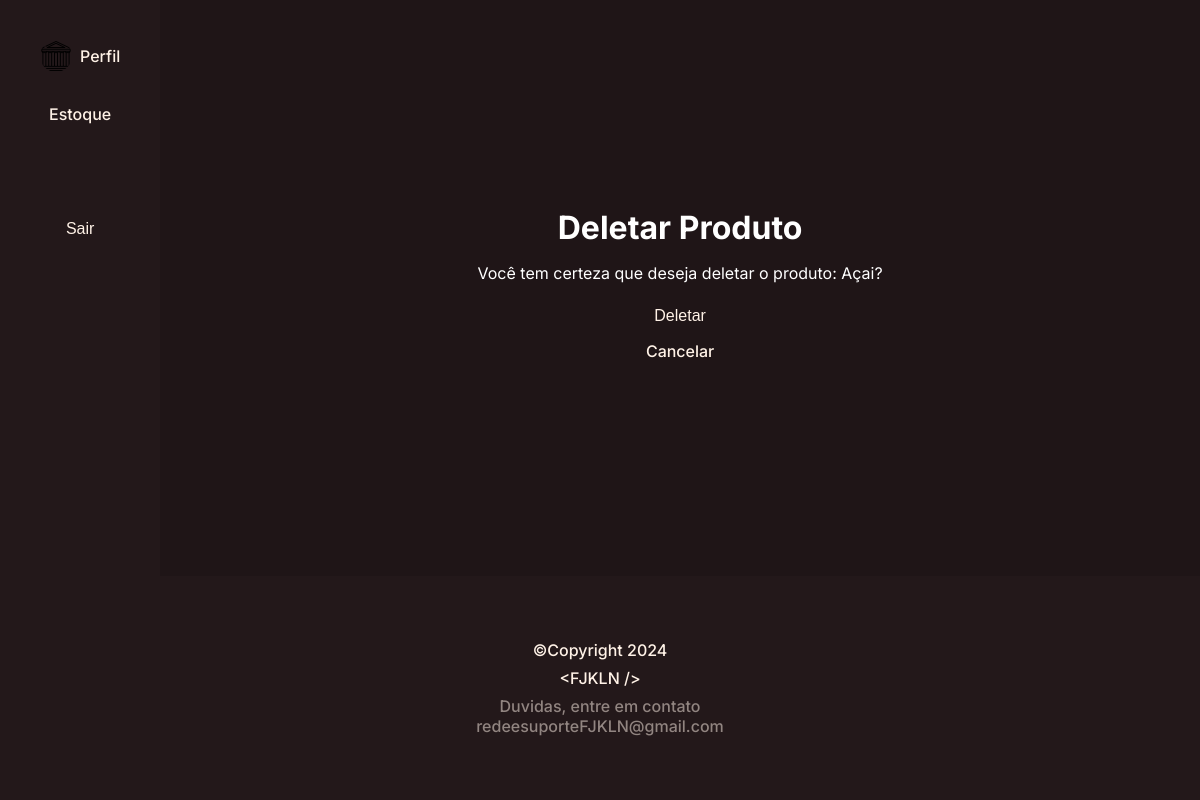
Page /produtos/1/deletar/ (signed in) on the committed database.
### sistema/models.py (models this page shows, shortened)
class Gerente(AbstractUser):
    filial = models.OneToOneField(Filial, on_delete=models.CASCADE, null=True, blank=True)
    cpf = models.CharField(max_length=14, default='000.000.000-00')
    data_nascimento = models.DateField(default='2000-01-01')
    genero = models.CharField(max_length=20, default='Sem genero')
    pais = models.CharField(max_length=50, default='Brasil')
    estado = models.CharField(max_length=20, default=None)
    cidade = models.CharField(max_length=50, default=None)
    cargo = models.CharField(max_length=20, default='Sem cargo')
    telefone = models.CharField(max_length=20, default='(00) 0000-0000')
    imagem = models.ImageField(upload_to='images/', null=True, blank=True)

class Produto(models.Model):
    nome = models.CharField(max_length=200)
    descricao = models.TextField(blank=True, null=True)
    preco = models.DecimalField(max_digits=10, decimal_places=2)
    quantidade = models.IntegerField()
    categoria = models.ForeignKey(Categoria, on_delete=models.CASCADE, related_name='produtos')

### produtos/views.py (the view)
# urls.py: path('<int:pk>/deletar/', views.deletar_produto, name='deleta'),
def deletar_produto(request, pk):
    produto = get_object_or_404(Produto, pk=pk)
    if request.method == "POST":
        produto.delete()
        return redirect('estoque:home')  # Redireciona para a página de estoque
    return render(request, 'produtos/deleta.html', {'produto': produto})

### produtos/templates/produtos/deleta.html (shortened to what this page needs)
{% load static %}
<!DOCTYPE html>
<html lang="pt-br">
<head>
    <link rel="stylesheet" href="{% static 'produtos/css/deleta.css' %}">
</head>
<body>
    <div class="container">
        <aside>
            <ul>
                <div>
                    <li>
                        <a href="{% url 'perfil:editar' user.id %}">
                            <img src="{{ user.imagem.url }}" alt="Imagem do Usuário" />
                            <p>Perfil</p>
                        </a>
                    </li>
                    <li>
                        <a href="{% url 'estoque:home' %}">
                            Estoque
                        </a>
                    </li>
                </div>
                <li>
                    <form action="{% url 'login:sair' %}" method="POST" style="display: inline;">
                        <button type="submit">Sair</button>
                    </form>
                </li>
            </ul>
        </aside>
        <main>
            <h1>Deletar Produto</h1>
            <p>Você tem certeza que deseja deletar o produto: {{ produto.nome }}?</p>
            <form method="POST">
                <button type="submit">Deletar</button>
                <a href="{% url 'estoque:home' %}">Cancelar</a>
            </form>
        </main>
    </div>
    <footer style="text-align: center;">
        <p class="footer-copy">©Copyright
            <FJKLN /> 2024
        </p>
        <p class="footer-abrev">&lt;FJKLN /&gt;</p>
        <p class="footer-autor">Duvidas, entre em contato
            <br>redeesuporteFJKLN@gmail.com
        </p>
    </footer>
</body>
</html>

### templates/static/produtos/css/deleta.css (style rules this page uses)
* { margin: 0; padding: 0; box-sizing: border-box; list-style: none; }
body { background: #1F1517; color: white; display: flex; flex-direction: column; min-height: 100vh; font-family: Inter; }
footer { padding: 4rem; display: flex; flex-direction: column; align-items: center; gap: 0.5rem; background: #23181A; text-align: center; width: 100%; }
.footer-copy { color: #FFF2E7; font-size: 1rem; font-weight: 500; text-align: center; }
.footer-autor { color: rgba(255, 242, 231, 0.50); font-size: 1rem; font-style: normal; font-weight: 500; text-align: center; }
.footer-abrev { color: #FFF2E7; font-size: 1rem; font-weight: 500; text-align: center; }
.container { display: flex; flex-direction: row; flex: 1; }
aside { padding: 2rem; background: #23181A; }
aside img { width: 2rem; height: 2rem; border-radius: 50%; }
aside ul { display: flex; flex-direction: column; gap: 5rem; }
button, a { border: none; background: none; cursor: pointer; color: #FFF2E7; font-size: 1rem; font-weight: 500; text-align: center; text-decoration: none; display: flex; flex-direction: row; gap: 0.5rem; padding: 0.5rem; transition: all 0.3s ease-in-out; border-radius: 0.5rem; width: 100%; display: flex; justify-content: center; align-items: center; }
aside div { display: flex; flex-direction: column; gap: 1rem; }
main { display: flex; justify-content: center; align-items: center; flex-direction: column; flex: 1; gap: 1rem; }

### rows in the picture
Gerente: imagem (picture)
Produto: nome "Açai"
